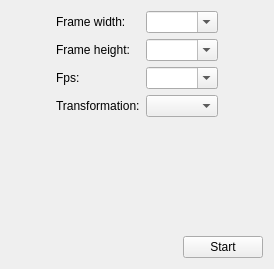
<?xml version="1.0" encoding="UTF-8"?>
<ui version="4.0">
 <class>MakeMovieDialog</class>
 <widget class="QWidget" name="MakeMovieDialog">
  <property name="geometry">
   <rect>
    <x>0</x>
    <y>0</y>
    <width>274</width>
    <height>269</height>
   </rect>
  </property>
  <property name="windowTitle">
   <string>Form</string>
  </property>
  <layout class="QVBoxLayout" name="verticalLayout">
   <item>
    <layout class="QVBoxLayout" name="verticalLayout_1"/>
   </item>
   <item>
    <layout class="QHBoxLayout" name="horizontalLayout_2">
     <item>
      <spacer name="horizontalSpacer">
       <property name="orientation">
        <enum>Qt::Horizontal</enum>
       </property>
       <property name="sizeHint" stdset="0">
        <size>
         <width>40</width>
         <height>20</height>
        </size>
       </property>
      </spacer>
     </item>
     <item>
      <layout class="QFormLayout" name="formLayout">
       <item row="1" column="0">
        <widget class="QLabel" name="label">
         <property name="text">
          <string>Frame width:</string>
         </property>
        </widget>
       </item>
       <item row="1" column="1">
        <widget class="QComboBox" name="comboBox_width">
         <property name="editable">
          <bool>true</bool>
         </property>
        </widget>
       </item>
       <item row="2" column="0">
        <widget class="QLabel" name="label_2">
         <property name="text">
          <string>Frame height:</string>
         </property>
        </widget>
       </item>
       <item row="2" column="1">
        <widget class="QComboBox" name="comboBox_height">
         <property name="editable">
          <bool>true</bool>
         </property>
        </widget>
       </item>
       <item row="3" column="0">
        <widget class="QLabel" name="label_3">
         <property name="text">
          <string>Fps:</string>
         </property>
        </widget>
       </item>
       <item row="3" column="1">
        <widget class="QComboBox" name="comboBox_fps">
         <property name="editable">
          <bool>true</bool>
         </property>
        </widget>
       </item>
       <item row="4" column="0">
        <widget class="QLabel" name="label_4">
         <property name="text">
          <string>Transformation:</string>
         </property>
        </widget>
       </item>
       <item row="4" column="1">
        <widget class="QComboBox" name="comboBox_transform"/>
       </item>
      </layout>
     </item>
     <item>
      <spacer name="horizontalSpacer_2">
       <property name="orientation">
        <enum>Qt::Horizontal</enum>
       </property>
       <property name="sizeHint" stdset="0">
        <size>
         <width>40</width>
         <height>20</height>
        </size>
       </property>
      </spacer>
     </item>
    </layout>
   </item>
   <item>
    <layout class="QHBoxLayout" name="horizontalLayout_3">
     <item>
      <spacer name="horizontalSpacer_3">
       <property name="orientation">
        <enum>Qt::Horizontal</enum>
       </property>
       <property name="sizeHint" stdset="0">
        <size>
         <width>40</width>
         <height>20</height>
        </size>
       </property>
      </spacer>
     </item>
     <item>
      <widget class="QPushButton" name="button_create">
       <property name="text">
        <string>Start</string>
       </property>
      </widget>
     </item>
    </layout>
   </item>
  </layout>
 </widget>
 <resources/>
 <connections/>
</ui>
